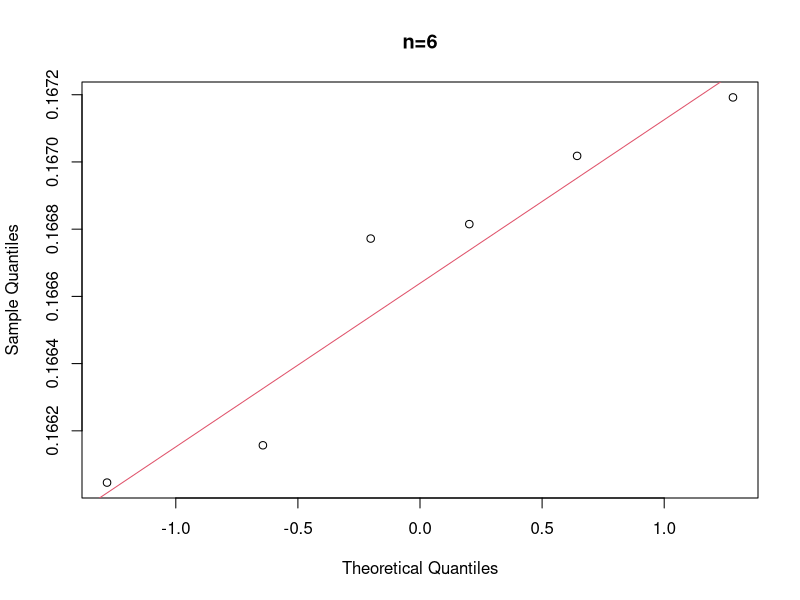
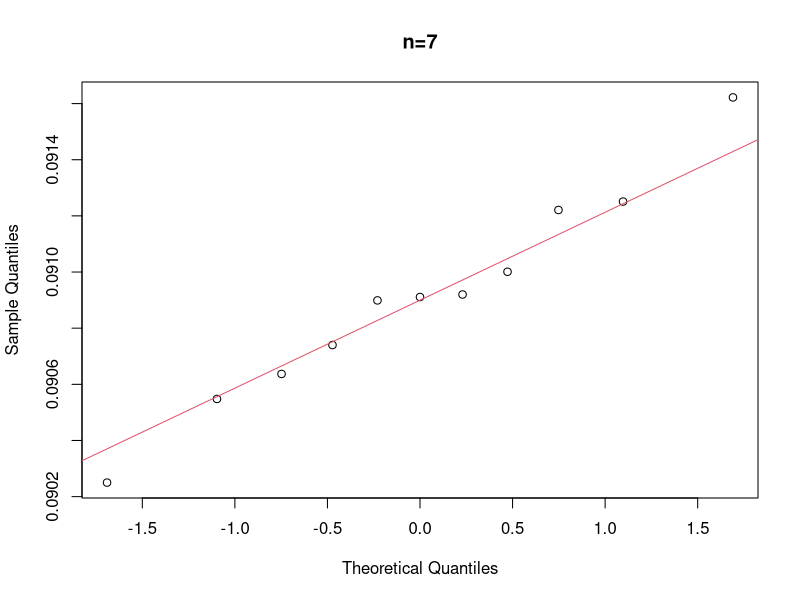
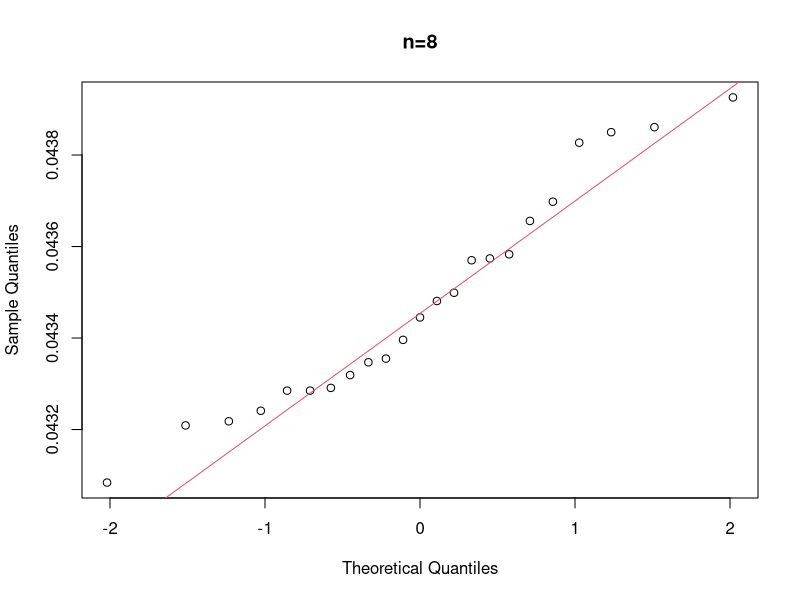
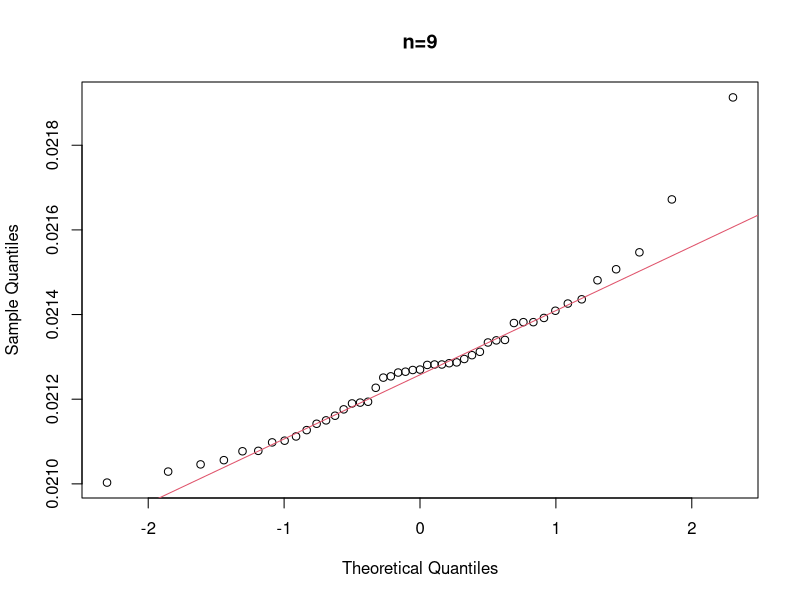
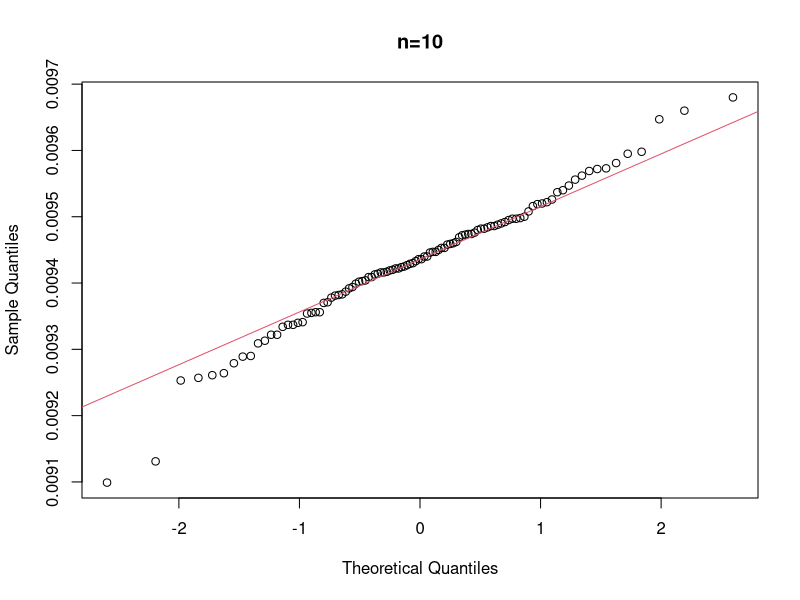
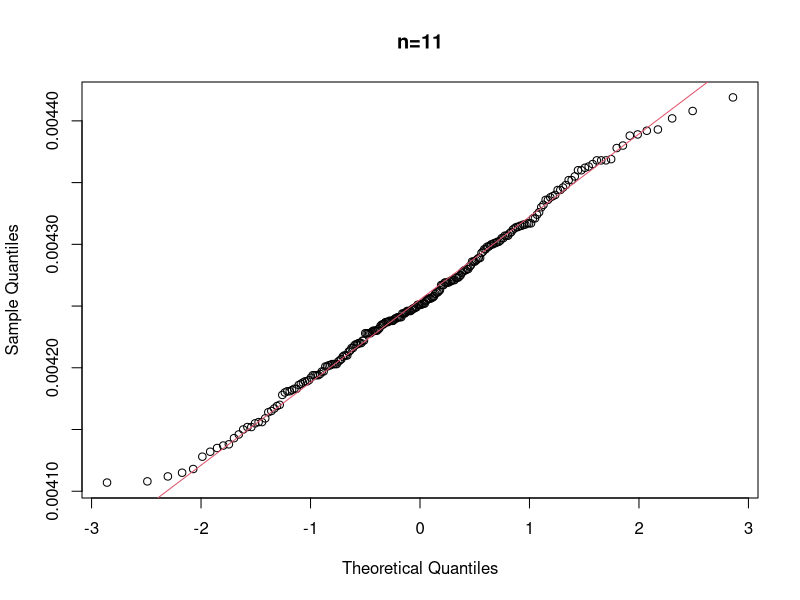
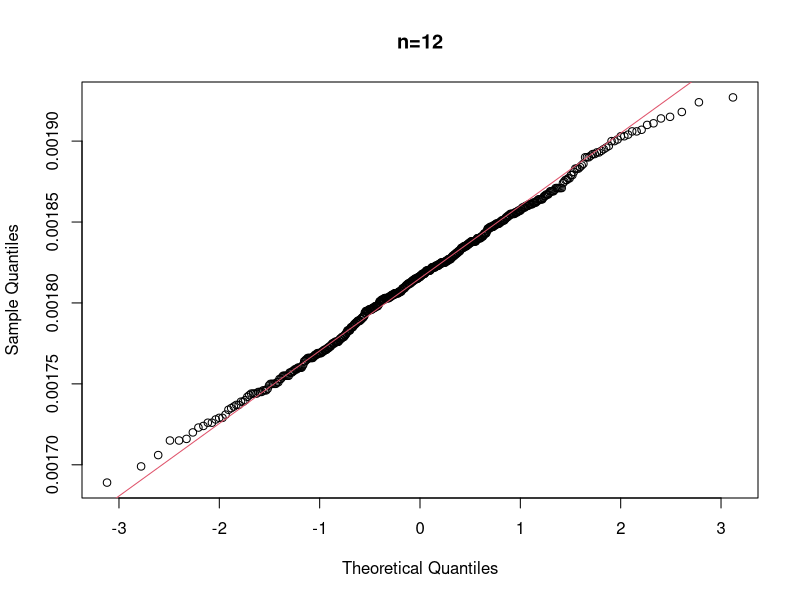
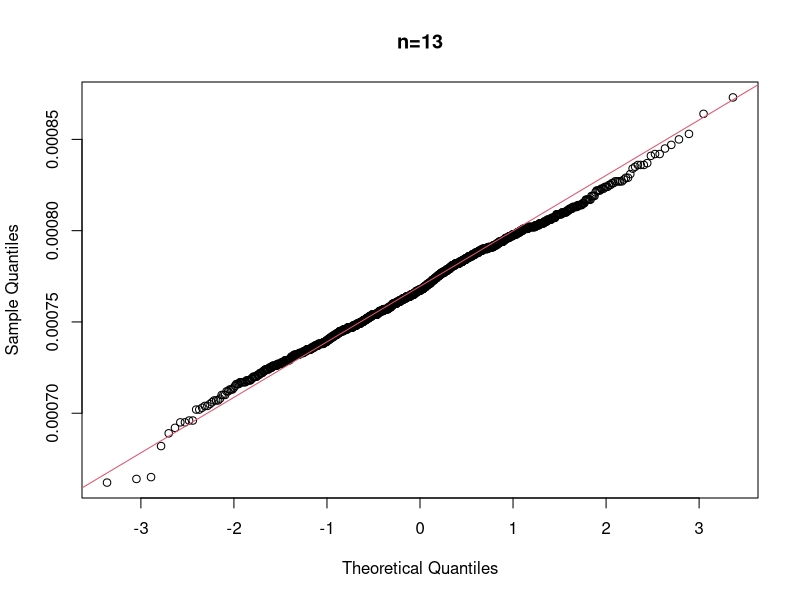

Write R code to recreate these figures, in order.
make.qqplot <- function(tree_dist, N) {
	main.title = paste0("n=", N)
	
	qqnorm(tree_dist, main = main.title)
	qqline(tree_dist, col=2)
	
	#n = length(tree_dist)
	#cum_tree_dist = mapply(function(j) { sum(tree_dist[1:j]) }, seq(1,n)  )
	#plot(cum_tree_dist, type="o", col="red", ylab="cumul. prob.", xlab="tree", main=main.title)
}

plot.cat.prop <- function(the.prop, emp.prop) {
	num = length(emp.prop)
	n = 4:(4+num-1)
	print(n)
	
	D = abs(emp.prop-the.prop)
	plot(n, D, col = "blue", xlab = "vertices", ylab = "measured_proportion - theoretical_proportion")
	lines(n, D, col = "blue")
	abline(h = 1)
	
	plot(n, emp.prop, col = "red", xlab = "vertices", ylab = "%")
	lines(n, emp.prop, col = "red")
	lines(n, the.prop, col = "blue")
	points(n, the.prop, col = "blue")
}

get.nums <- function(data) {
  as.numeric(strsplit(data, " ")[[1]])
}

# Meaning of variables
#	D: table of two columns 'N' and 'probs'.
#		* 'N' is the number of vertices of trees.
#		* 'probs' is a vector of probabilities where the i-th value is
#		the probability that tree 'i' is generated using our method.
#		Also, the proportion of the number of times the i-th tree was
#		generated over all trees generated.
#
#	the.catN: the proportion of caterpillar trees over all trees of 'N' vertices.
#	emp.catN: the proportion of caterpillar trees that our method generates.

D = read.table('data.csv', header = TRUE, sep = '\t', stringsAsFactors=FALSE)

d4 = get.nums(D$probs[4])
the.cat4 = 1
emp.cat4 = 1

d5 = get.nums(D$probs[5])
the.cat5 = 1
emp.cat5 = 1

d6 = get.nums(D$probs[6])
the.cat6 = 1
emp.cat6 = 1

d7 = get.nums(D$probs[7])
the.cat7 = 0.90909091
emp.cat7 = 0.90874900

d8 = get.nums(D$probs[8])
the.cat8 = 0.86956522
emp.cat8 = 0.86923300

d9 = get.nums(D$probs[9])
the.cat9 = 0.76595745
emp.cat9 = 0.76579700

d10 = get.nums(D$probs[10])
the.cat10 = 0.67924528
emp.cat10 = 0.67994800

d11 = get.nums(D$probs[11])
the.cat11 = 0.57872340
emp.cat11 = 0.57806100

d12 = get.nums(D$probs[12])
the.cat12 = 0.49364791
emp.cat12 = 0.49428800

d13 = get.nums(D$probs[13])
the.cat13 = 0.40584166
emp.cat13 = 0.40574400

d14 = get.nums(D$probs[14])
the.cat14 = 0.33428300
emp.cat14 = 0.33499400

d15 = get.nums(D$probs[15])
the.cat15 = 0.26869913
emp.cat15 = 0.26805500

make.qqplot(d6, 6)
make.qqplot(d7, 7)
make.qqplot(d8, 8)
make.qqplot(d9, 9)
make.qqplot(d10, 10)
make.qqplot(d11, 11)
make.qqplot(d12, 12)
make.qqplot(d13, 13)
make.qqplot(d14, 14)
make.qqplot(d15, 15)

the.cat = c(the.cat4, the.cat5, the.cat6, the.cat7, the.cat8, the.cat9, the.cat10, the.cat11, the.cat12, the.cat13, the.cat14, the.cat15)
emp.cat = c(emp.cat4, emp.cat5, emp.cat6, emp.cat7, emp.cat8, emp.cat9, emp.cat10, emp.cat11, emp.cat12, emp.cat13, emp.cat14, emp.cat15)
plot.cat.prop(the.cat, emp.cat)
